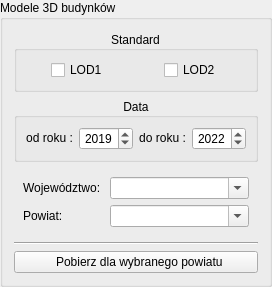
         <widget class="QgsCollapsibleGroupBox" name="model3d_groupBox">
          <property name="title">
           <string>Modele 3D budynków</string>
          </property>
          <property name="collapsed">
           <bool>true</bool>
          </property>
          <layout class="QVBoxLayout" name="verticalLayout_9">
           <item>
            <widget class="QGroupBox" name="groupBox_10">
             <property name="title">
              <string>Standard</string>
             </property>
             <property name="alignment">
              <set>Qt::AlignCenter</set>
             </property>
             <layout class="QHBoxLayout" name="horizontalLayout_11">
              <item alignment="Qt::AlignHCenter|Qt::AlignVCenter">
               <widget class="QCheckBox" name="model3d_lod1_rdbtn">
                <property name="text">
                 <string>LOD1</string>
                </property>
               </widget>
              </item>
              <item alignment="Qt::AlignHCenter|Qt::AlignVCenter">
               <widget class="QCheckBox" name="model3d_lod2_rdbtn">
                <property name="text">
                 <string>LOD2</string>
                </property>
               </widget>
              </item>
             </layout>
            </widget>
           </item>
           <item>
            <widget class="QGroupBox" name="groupBox_11">
             <property name="title">
              <string>Data</string>
             </property>
             <property name="alignment">
              <set>Qt::AlignCenter</set>
             </property>
             <layout class="QHBoxLayout" name="horizontalLayout_12">
              <item>
               <widget class="QLabel" name="label_22">
                <property name="sizePolicy">
                 <sizepolicy hsizetype="Preferred" vsizetype="Fixed">
                  <horstretch>0</horstretch>
                  <verstretch>0</verstretch>
                 </sizepolicy>
                </property>
                <property name="text">
                 <string>od roku :</string>
                </property>
                <property name="alignment">
                 <set>Qt::AlignCenter</set>
                </property>
               </widget>
              </item>
              <item>
               <widget class="QDateEdit" name="model3d_dateEdit_1">
                <property name="sizePolicy">
                 <sizepolicy hsizetype="Minimum" vsizetype="Fixed">
                  <horstretch>0</horstretch>
                  <verstretch>0</verstretch>
                 </sizepolicy>
                </property>
                <property name="alignment">
                 <set>Qt::AlignCenter</set>
                </property>
                <property name="showGroupSeparator" stdset="0">
                 <bool>false</bool>
                </property>
                <property name="time">
                 <time>
                  <hour>0</hour>
                  <minute>0</minute>
                  <second>0</second>
                 </time>
                </property>
                <property name="displayFormat">
                 <string>yyyy</string>
                </property>
                <property name="date">
                 <date>
                  <year>2019</year>
                  <month>1</month>
                  <day>1</day>
                 </date>
                </property>
               </widget>
              </item>
              <item>
               <widget class="QLabel" name="label_23">
                <property name="sizePolicy">
                 <sizepolicy hsizetype="Preferred" vsizetype="Fixed">
                  <horstretch>0</horstretch>
                  <verstretch>0</verstretch>
                 </sizepolicy>
                </property>
                <property name="layoutDirection">
                 <enum>Qt::LeftToRight</enum>
                </property>
                <property name="text">
                 <string>do roku :</string>
                </property>
                <property name="alignment">
                 <set>Qt::AlignCenter</set>
                </property>
               </widget>
              </item>
              <item>
               <widget class="QDateEdit" name="model3d_dateEdit_2">
                <property name="sizePolicy">
                 <sizepolicy hsizetype="Preferred" vsizetype="Fixed">
                  <horstretch>0</horstretch>
                  <verstretch>0</verstretch>
                 </sizepolicy>
                </property>
                <property name="alignment">
                 <set>Qt::AlignCenter</set>
                </property>
                <property name="buttonSymbols">
                 <enum>QAbstractSpinBox::UpDownArrows</enum>
                </property>
                <property name="displayFormat">
                 <string>yyyy</string>
                </property>
                <property name="date">
                 <date>
                  <year>2022</year>
                  <month>1</month>
                  <day>1</day>
                 </date>
                </property>
               </widget>
              </item>
             </layout>
            </widget>
           </item>
           <item>
            <widget class="QWidget" name="widget_3" native="true">
             <layout class="QFormLayout" name="formLayout_3">
              <item row="0" column="0">
               <widget class="QLabel" name="label_20">
                <property name="text">
                 <string>Województwo: </string>
                </property>
               </widget>
              </item>
              <item row="0" column="1">
               <widget class="QComboBox" name="model3d_wojewodztwo_cmbbx">
                <property name="editable">
                 <bool>true</bool>
                </property>
                <item>
                 <property name="text">
                  <string/>
                 </property>
                </item>
               </widget>
              </item>
              <item row="1" column="0">
               <widget class="QLabel" name="label_21">
                <property name="text">
                 <string>Powiat: </string>
                </property>
               </widget>
              </item>
              <item row="1" column="1">
               <widget class="QComboBox" name="model3d_powiat_cmbbx">
                <property name="editable">
                 <bool>true</bool>
                </property>
               </widget>
              </item>
             </layout>
            </widget>
           </item>
           <item>
            <widget class="Line" name="line_5">
             <property name="orientation">
              <enum>Qt::Horizontal</enum>
             </property>
            </widget>
           </item>
           <item>
            <widget class="QPushButton" name="model3d_selected_powiat_btn">
             <property name="text">
              <string>  Pobierz dla wybranego powiatu</string>
             </property>
            </widget>
           </item>
          </layout>
         </widget>
